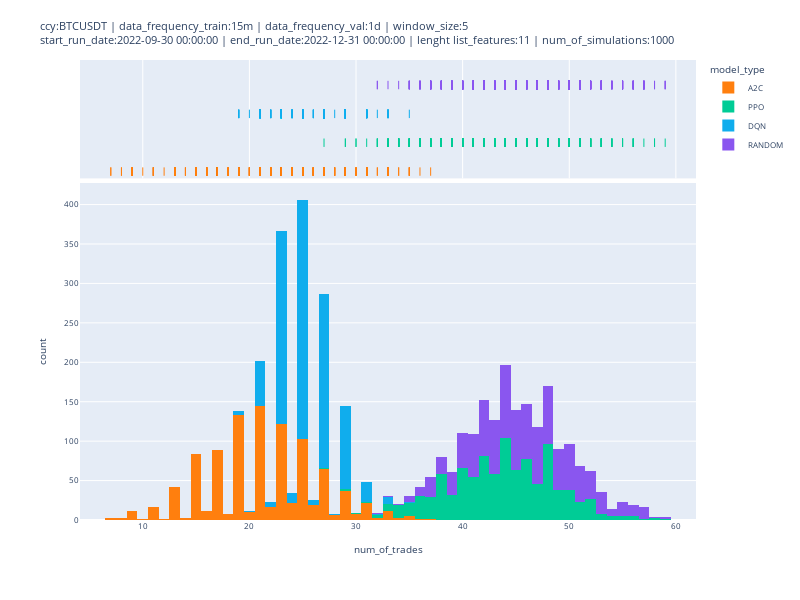

Source (notebook cell):
### Code cell
fig = px.histogram(df_sim_results, x="num_of_trades", color="model_type", color_discrete_sequence=[ "#FF7F0E", "#00CC96", "#10aded", "#8A56EF"],  width=800, height=600, marginal="rug", # can be `box`, `violin`
                         hover_data=['total_reward_cash','fmt_total_profit_percentage', 'num_of_trades', 'sim_id'])
fig.update_layout(title=str_title, font={'size': 8})
fig.write_html(os.path.join('../results', 'plots', 'num_of_trades', 'hist_plot_' + file_export_plot_sim_results + '.html'))
fig.show()

### Figure 1 — Plotly figure (JSON) as saved in the notebook; plotly's stock layout.template omitted (floating-point values rounded to 4 significant figures; data arrays with more than 128 entries replaced by an {"elided": "..."} marker saying what was removed)
{"data": [{"alignmentgroup": "True", "bingroup": "x", "hovertemplate": "model_type=A2C<br>num_of_trades=%{x}<br>count=%{y}<extra></extra>", "legendgroup": "A2C", "marker": {"color": "#FF7F0E", "pattern": {"shape": ""}}, "name": "A2C", "offsetgroup": "A2C", "orientation": "v", "showlegend": true, "type": "histogram", "x": {"elided": "1000 int values"}, "xaxis": "x", "yaxis": "y"}, {"alignmentgroup": "True", "boxpoints": "all", "customdata": {"elided": "1000x3 float values"}, "fillcolor": "rgba(255,255,255,0)", "hoveron": "points", "hovertemplate": "model_type=A2C<br>num_of_trades=%{x}<br>total_reward_cash=%{customdata[0]}<br>fmt_total_profit_percentage=%{customdata[1]}<br>sim_id=%{customdata[2]}<extra></extra>", "jitter": 0, "legendgroup": "A2C", "line": {"color": "rgba(255,255,255,0)"}, "marker": {"color": "#FF7F0E", "symbol": "line-ns-open"}, "name": "A2C", "offsetgroup": "A2C", "showlegend": false, "type": "box", "x": {"elided": "1000 int values"}, "xaxis": "x2", "yaxis": "y2"}, {"alignmentgroup": "True", "bingroup": "x", "hovertemplate": "model_type=PPO<br>num_of_trades=%{x}<br>count=%{y}<extra></extra>", "legendgroup": "PPO", "marker": {"color": "#00CC96", "pattern": {"shape": ""}}, "name": "PPO", "offsetgroup": "PPO", "orientation": "v", "showlegend": true, "type": "histogram", "x": {"elided": "1000 int values"}, "xaxis": "x", "yaxis": "y"}, {"alignmentgroup": "True", "boxpoints": "all", "customdata": {"elided": "1000x3 float values"}, "fillcolor": "rgba(255,255,255,0)", "hoveron": "points", "hovertemplate": "model_type=PPO<br>num_of_trades=%{x}<br>total_reward_cash=%{customdata[0]}<br>fmt_total_profit_percentage=%{customdata[1]}<br>sim_id=%{customdata[2]}<extra></extra>", "jitter": 0, "legendgroup": "PPO", "line": {"color": "rgba(255,255,255,0)"}, "marker": {"color": "#00CC96", "symbol": "line-ns-open"}, "name": "PPO", "offsetgroup": "PPO", "showlegend": false, "type": "box", "x": {"elided": "1000 int values"}, "xaxis": "x2", "yaxis": "y2"}, {"alignmentgroup": "True", "bingroup": "x", "hovertemplate": "model_type=DQN<br>num_of_trades=%{x}<br>count=%{y}<extra></extra>", "legendgroup": "DQN", "marker": {"color": "#10aded", "pattern": {"shape": ""}}, "name": "DQN", "offsetgroup": "DQN", "orientation": "v", "showlegend": true, "type": "histogram", "x": {"elided": "1000 int values"}, "xaxis": "x", "yaxis": "y"}, {"alignmentgroup": "True", "boxpoints": "all", "customdata": {"elided": "1000x3 float values"}, "fillcolor": "rgba(255,255,255,0)", "hoveron": "points", "hovertemplate": "model_type=DQN<br>num_of_trades=%{x}<br>total_reward_cash=%{customdata[0]}<br>fmt_total_profit_percentage=%{customdata[1]}<br>sim_id=%{customdata[2]}<extra></extra>", "jitter": 0, "legendgroup": "DQN", "line": {"color": "rgba(255,255,255,0)"}, "marker": {"color": "#10aded", "symbol": "line-ns-open"}, "name": "DQN", "offsetgroup": "DQN", "showlegend": false, "type": "box", "x": {"elided": "1000 int values"}, "xaxis": "x2", "yaxis": "y2"}, {"alignmentgroup": "True", "bingroup": "x", "hovertemplate": "model_type=RANDOM<br>num_of_trades=%{x}<br>count=%{y}<extra></extra>", "legendgroup": "RANDOM", "marker": {"color": "#8A56EF", "pattern": {"shape": ""}}, "name": "RANDOM", "offsetgroup": "RANDOM", "orientation": "v", "showlegend": true, "type": "histogram", "x": {"elided": "1000 int values"}, "xaxis": "x", "yaxis": "y"}, {"alignmentgroup": "True", "boxpoints": "all", "customdata": {"elided": "1000x3 float values"}, "fillcolor": "rgba(255,255,255,0)", "hoveron": "points", "hovertemplate": "model_type=RANDOM<br>num_of_trades=%{x}<br>total_reward_cash=%{customdata[0]}<br>fmt_total_profit_percentage=%{customdata[1]}<br>sim_id=%{customdata[2]}<extra></extra>", "jitter": 0, "legendgroup": "RANDOM", "line": {"color": "rgba(255,255,255,0)"}, "marker": {"color": "#8A56EF", "symbol": "line-ns-open"}, "name": "RANDOM", "offsetgroup": "RANDOM", "showlegend": false, "type": "box", "x": {"elided": "1000 int values"}, "xaxis": "x2", "yaxis": "y2"}], "layout": {"barmode": "relative", "font": {"size": 8}, "height": 600, "legend": {"title": {"text": "model_type"}, "tracegroupgap": 0}, "margin": {"t": 60}, "title": {"text": "ccy:BTCUSDT | data_frequency_train:15m | data_frequency_val:1d | window_size:5<br>start_run_date:2022-09-30 00:00:00 | end_run_date:2022-12-31 00:00:00 | lenght list_features:11 | num_of_simulations:1000"}, "width": 800, "xaxis": {"anchor": "y", "domain": [0, 1], "title": {"text": "num_of_trades"}}, "xaxis2": {"anchor": "y2", "domain": [0, 1], "matches": "x", "showgrid": true, "showticklabels": false}, "yaxis": {"anchor": "x", "domain": [0, 0.7326], "title": {"text": "count"}}, "yaxis2": {"anchor": "x2", "domain": [0.7426, 1], "matches": "y2", "showgrid": false, "showline": false, "showticklabels": false, "ticks": ""}}}
